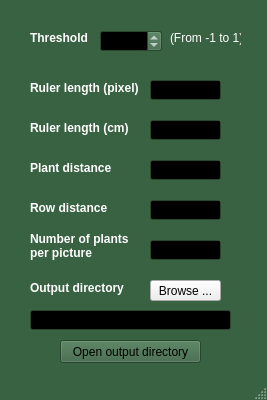
<?xml version="1.0" encoding="UTF-8"?>
<ui version="4.0">
 <class>frmCond</class>
 <widget class="QMainWindow" name="frmCond">
  <property name="geometry">
   <rect>
    <x>0</x>
    <y>0</y>
    <width>267</width>
    <height>400</height>
   </rect>
  </property>
  <property name="sizePolicy">
   <sizepolicy hsizetype="Preferred" vsizetype="Preferred">
    <horstretch>0</horstretch>
    <verstretch>0</verstretch>
   </sizepolicy>
  </property>
  <property name="minimumSize">
   <size>
    <width>267</width>
    <height>400</height>
   </size>
  </property>
  <property name="maximumSize">
   <size>
    <width>267</width>
    <height>400</height>
   </size>
  </property>
  <property name="palette">
   <palette>
    <active>
     <colorrole role="WindowText">
      <brush brushstyle="SolidPattern">
       <color alpha="255">
        <red>255</red>
        <green>255</green>
        <blue>255</blue>
       </color>
      </brush>
     </colorrole>
     <colorrole role="Button">
      <brush brushstyle="SolidPattern">
       <color alpha="255">
        <red>57</red>
        <green>98</green>
        <blue>66</blue>
       </color>
      </brush>
     </colorrole>
     <colorrole role="Light">
      <brush brushstyle="SolidPattern">
       <color alpha="255">
        <red>85</red>
        <green>147</green>
        <blue>99</blue>
       </color>
      </brush>
     </colorrole>
     <colorrole role="Midlight">
      <brush brushstyle="SolidPattern">
       <color alpha="255">
        <red>71</red>
        <green>122</green>
        <blue>82</blue>
       </color>
      </brush>
     </colorrole>
     <colorrole role="Dark">
      <brush brushstyle="SolidPattern">
       <color alpha="255">
        <red>28</red>
        <green>49</green>
        <blue>33</blue>
       </color>
      </brush>
     </colorrole>
     <colorrole role="Mid">
      <brush brushstyle="SolidPattern">
       <color alpha="255">
        <red>38</red>
        <green>65</green>
        <blue>44</blue>
       </color>
      </brush>
     </colorrole>
     <colorrole role="Text">
      <brush brushstyle="SolidPattern">
       <color alpha="255">
        <red>0</red>
        <green>0</green>
        <blue>0</blue>
       </color>
      </brush>
     </colorrole>
     <colorrole role="BrightText">
      <brush brushstyle="SolidPattern">
       <color alpha="255">
        <red>255</red>
        <green>255</green>
        <blue>255</blue>
       </color>
      </brush>
     </colorrole>
     <colorrole role="ButtonText">
      <brush brushstyle="SolidPattern">
       <color alpha="255">
        <red>255</red>
        <green>255</green>
        <blue>255</blue>
       </color>
      </brush>
     </colorrole>
     <colorrole role="Base">
      <brush brushstyle="SolidPattern">
       <color alpha="255">
        <red>0</red>
        <green>0</green>
        <blue>0</blue>
       </color>
      </brush>
     </colorrole>
     <colorrole role="Window">
      <brush brushstyle="SolidPattern">
       <color alpha="255">
        <red>57</red>
        <green>98</green>
        <blue>66</blue>
       </color>
      </brush>
     </colorrole>
     <colorrole role="Shadow">
      <brush brushstyle="SolidPattern">
       <color alpha="255">
        <red>0</red>
        <green>0</green>
        <blue>0</blue>
       </color>
      </brush>
     </colorrole>
     <colorrole role="AlternateBase">
      <brush brushstyle="SolidPattern">
       <color alpha="255">
        <red>28</red>
        <green>49</green>
        <blue>33</blue>
       </color>
      </brush>
     </colorrole>
     <colorrole role="ToolTipBase">
      <brush brushstyle="SolidPattern">
       <color alpha="255">
        <red>255</red>
        <green>255</green>
        <blue>220</blue>
       </color>
      </brush>
     </colorrole>
     <colorrole role="ToolTipText">
      <brush brushstyle="SolidPattern">
       <color alpha="255">
        <red>0</red>
        <green>0</green>
        <blue>0</blue>
       </color>
      </brush>
     </colorrole>
    </active>
    <inactive>
     <colorrole role="WindowText">
      <brush brushstyle="SolidPattern">
       <color alpha="255">
        <red>255</red>
        <green>255</green>
        <blue>255</blue>
       </color>
      </brush>
     </colorrole>
     <colorrole role="Button">
      <brush brushstyle="SolidPattern">
       <color alpha="255">
        <red>57</red>
        <green>98</green>
        <blue>66</blue>
       </color>
      </brush>
     </colorrole>
     <colorrole role="Light">
      <brush brushstyle="SolidPattern">
       <color alpha="255">
        <red>85</red>
        <green>147</green>
        <blue>99</blue>
       </color>
      </brush>
     </colorrole>
     <colorrole role="Midlight">
      <brush brushstyle="SolidPattern">
       <color alpha="255">
        <red>71</red>
        <green>122</green>
        <blue>82</blue>
       </color>
      </brush>
     </colorrole>
     <colorrole role="Dark">
      <brush brushstyle="SolidPattern">
       <color alpha="255">
        <red>28</red>
        <green>49</green>
        <blue>33</blue>
       </color>
      </brush>
     </colorrole>
     <colorrole role="Mid">
      <brush brushstyle="SolidPattern">
       <color alpha="255">
        <red>38</red>
        <green>65</green>
        <blue>44</blue>
       </color>
      </brush>
     </colorrole>
     <colorrole role="Text">
      <brush brushstyle="SolidPattern">
       <color alpha="255">
        <red>0</red>
        <green>0</green>
        <blue>0</blue>
       </color>
      </brush>
     </colorrole>
     <colorrole role="BrightText">
      <brush brushstyle="SolidPattern">
       <color alpha="255">
        <red>255</red>
        <green>255</green>
        <blue>255</blue>
       </color>
      </brush>
     </colorrole>
     <colorrole role="ButtonText">
      <brush brushstyle="SolidPattern">
       <color alpha="255">
        <red>255</red>
        <green>255</green>
        <blue>255</blue>
       </color>
      </brush>
     </colorrole>
     <colorrole role="Base">
      <brush brushstyle="SolidPattern">
       <color alpha="255">
        <red>0</red>
        <green>0</green>
        <blue>0</blue>
       </color>
      </brush>
     </colorrole>
     <colorrole role="Window">
      <brush brushstyle="SolidPattern">
       <color alpha="255">
        <red>57</red>
        <green>98</green>
        <blue>66</blue>
       </color>
      </brush>
     </colorrole>
     <colorrole role="Shadow">
      <brush brushstyle="SolidPattern">
       <color alpha="255">
        <red>0</red>
        <green>0</green>
        <blue>0</blue>
       </color>
      </brush>
     </colorrole>
     <colorrole role="AlternateBase">
      <brush brushstyle="SolidPattern">
       <color alpha="255">
        <red>28</red>
        <green>49</green>
        <blue>33</blue>
       </color>
      </brush>
     </colorrole>
     <colorrole role="ToolTipBase">
      <brush brushstyle="SolidPattern">
       <color alpha="255">
        <red>255</red>
        <green>255</green>
        <blue>220</blue>
       </color>
      </brush>
     </colorrole>
     <colorrole role="ToolTipText">
      <brush brushstyle="SolidPattern">
       <color alpha="255">
        <red>0</red>
        <green>0</green>
        <blue>0</blue>
       </color>
      </brush>
     </colorrole>
    </inactive>
    <disabled>
     <colorrole role="WindowText">
      <brush brushstyle="SolidPattern">
       <color alpha="255">
        <red>28</red>
        <green>49</green>
        <blue>33</blue>
       </color>
      </brush>
     </colorrole>
     <colorrole role="Button">
      <brush brushstyle="SolidPattern">
       <color alpha="255">
        <red>57</red>
        <green>98</green>
        <blue>66</blue>
       </color>
      </brush>
     </colorrole>
     <colorrole role="Light">
      <brush brushstyle="SolidPattern">
       <color alpha="255">
        <red>85</red>
        <green>147</green>
        <blue>99</blue>
       </color>
      </brush>
     </colorrole>
     <colorrole role="Midlight">
      <brush brushstyle="SolidPattern">
       <color alpha="255">
        <red>71</red>
        <green>122</green>
        <blue>82</blue>
       </color>
      </brush>
     </colorrole>
     <colorrole role="Dark">
      <brush brushstyle="SolidPattern">
       <color alpha="255">
        <red>28</red>
        <green>49</green>
        <blue>33</blue>
       </color>
      </brush>
     </colorrole>
     <colorrole role="Mid">
      <brush brushstyle="SolidPattern">
       <color alpha="255">
        <red>38</red>
        <green>65</green>
        <blue>44</blue>
       </color>
      </brush>
     </colorrole>
     <colorrole role="Text">
      <brush brushstyle="SolidPattern">
       <color alpha="255">
        <red>28</red>
        <green>49</green>
        <blue>33</blue>
       </color>
      </brush>
     </colorrole>
     <colorrole role="BrightText">
      <brush brushstyle="SolidPattern">
       <color alpha="255">
        <red>255</red>
        <green>255</green>
        <blue>255</blue>
       </color>
      </brush>
     </colorrole>
     <colorrole role="ButtonText">
      <brush brushstyle="SolidPattern">
       <color alpha="255">
        <red>28</red>
        <green>49</green>
        <blue>33</blue>
       </color>
      </brush>
     </colorrole>
     <colorrole role="Base">
      <brush brushstyle="SolidPattern">
       <color alpha="255">
        <red>57</red>
        <green>98</green>
        <blue>66</blue>
       </color>
      </brush>
     </colorrole>
     <colorrole role="Window">
      <brush brushstyle="SolidPattern">
       <color alpha="255">
        <red>57</red>
        <green>98</green>
        <blue>66</blue>
       </color>
      </brush>
     </colorrole>
     <colorrole role="Shadow">
      <brush brushstyle="SolidPattern">
       <color alpha="255">
        <red>0</red>
        <green>0</green>
        <blue>0</blue>
       </color>
      </brush>
     </colorrole>
     <colorrole role="AlternateBase">
      <brush brushstyle="SolidPattern">
       <color alpha="255">
        <red>57</red>
        <green>98</green>
        <blue>66</blue>
       </color>
      </brush>
     </colorrole>
     <colorrole role="ToolTipBase">
      <brush brushstyle="SolidPattern">
       <color alpha="255">
        <red>255</red>
        <green>255</green>
        <blue>220</blue>
       </color>
      </brush>
     </colorrole>
     <colorrole role="ToolTipText">
      <brush brushstyle="SolidPattern">
       <color alpha="255">
        <red>0</red>
        <green>0</green>
        <blue>0</blue>
       </color>
      </brush>
     </colorrole>
    </disabled>
   </palette>
  </property>
  <property name="font">
   <font>
    <kerning>true</kerning>
   </font>
  </property>
  <property name="windowTitle">
   <string notr="true">Input</string>
  </property>
  <widget class="QWidget" name="centralwidget">
   <widget class="QLabel" name="label">
    <property name="geometry">
     <rect>
      <x>30</x>
      <y>30</y>
      <width>61</width>
      <height>16</height>
     </rect>
    </property>
    <property name="font">
     <font>
      <weight>75</weight>
      <bold>true</bold>
     </font>
    </property>
    <property name="text">
     <string>Threshold</string>
    </property>
   </widget>
   <widget class="QDoubleSpinBox" name="dsbThre">
    <property name="geometry">
     <rect>
      <x>100</x>
      <y>30</y>
      <width>62</width>
      <height>22</height>
     </rect>
    </property>
    <property name="decimals">
     <number>3</number>
    </property>
    <property name="minimum">
     <double>-1.000000000000000</double>
    </property>
    <property name="maximum">
     <double>1.000000000000000</double>
    </property>
    <property name="singleStep">
     <double>0.100000000000000</double>
    </property>
    <property name="value">
     <double>0.000000000000000</double>
    </property>
   </widget>
   <widget class="QLabel" name="label_2">
    <property name="geometry">
     <rect>
      <x>170</x>
      <y>30</y>
      <width>71</width>
      <height>16</height>
     </rect>
    </property>
    <property name="font">
     <font>
      <weight>50</weight>
      <bold>false</bold>
     </font>
    </property>
    <property name="text">
     <string>(From -1 to 1)</string>
    </property>
   </widget>
   <widget class="QLabel" name="label_3">
    <property name="geometry">
     <rect>
      <x>30</x>
      <y>80</y>
      <width>131</width>
      <height>16</height>
     </rect>
    </property>
    <property name="font">
     <font>
      <weight>75</weight>
      <bold>true</bold>
     </font>
    </property>
    <property name="text">
     <string>Ruler length (pixel)</string>
    </property>
   </widget>
   <widget class="QLabel" name="label_4">
    <property name="geometry">
     <rect>
      <x>30</x>
      <y>120</y>
      <width>131</width>
      <height>16</height>
     </rect>
    </property>
    <property name="font">
     <font>
      <weight>75</weight>
      <bold>true</bold>
     </font>
    </property>
    <property name="text">
     <string>Ruler length (cm)</string>
    </property>
   </widget>
   <widget class="QLabel" name="label_5">
    <property name="geometry">
     <rect>
      <x>30</x>
      <y>160</y>
      <width>131</width>
      <height>16</height>
     </rect>
    </property>
    <property name="font">
     <font>
      <weight>75</weight>
      <bold>true</bold>
     </font>
    </property>
    <property name="text">
     <string>Plant distance </string>
    </property>
   </widget>
   <widget class="QLabel" name="label_6">
    <property name="geometry">
     <rect>
      <x>30</x>
      <y>200</y>
      <width>131</width>
      <height>16</height>
     </rect>
    </property>
    <property name="font">
     <font>
      <weight>75</weight>
      <bold>true</bold>
     </font>
    </property>
    <property name="text">
     <string>Row distance</string>
    </property>
   </widget>
   <widget class="QLabel" name="label_7">
    <property name="geometry">
     <rect>
      <x>30</x>
      <y>230</y>
      <width>101</width>
      <height>31</height>
     </rect>
    </property>
    <property name="font">
     <font>
      <weight>75</weight>
      <bold>true</bold>
     </font>
    </property>
    <property name="text">
     <string>Number of plants per picture</string>
    </property>
    <property name="wordWrap">
     <bool>true</bool>
    </property>
   </widget>
   <widget class="QLineEdit" name="leRlp">
    <property name="geometry">
     <rect>
      <x>150</x>
      <y>80</y>
      <width>71</width>
      <height>20</height>
     </rect>
    </property>
   </widget>
   <widget class="QLineEdit" name="leRlc">
    <property name="geometry">
     <rect>
      <x>150</x>
      <y>120</y>
      <width>71</width>
      <height>20</height>
     </rect>
    </property>
   </widget>
   <widget class="QLineEdit" name="lePd">
    <property name="geometry">
     <rect>
      <x>150</x>
      <y>160</y>
      <width>71</width>
      <height>20</height>
     </rect>
    </property>
   </widget>
   <widget class="QLineEdit" name="leRd">
    <property name="geometry">
     <rect>
      <x>150</x>
      <y>200</y>
      <width>71</width>
      <height>20</height>
     </rect>
    </property>
   </widget>
   <widget class="QLineEdit" name="lePxp">
    <property name="geometry">
     <rect>
      <x>150</x>
      <y>240</y>
      <width>71</width>
      <height>20</height>
     </rect>
    </property>
   </widget>
   <widget class="QLabel" name="label_8">
    <property name="geometry">
     <rect>
      <x>30</x>
      <y>280</y>
      <width>101</width>
      <height>16</height>
     </rect>
    </property>
    <property name="font">
     <font>
      <weight>75</weight>
      <bold>true</bold>
     </font>
    </property>
    <property name="text">
     <string>Output directory</string>
    </property>
   </widget>
   <widget class="QLineEdit" name="leOutDir">
    <property name="geometry">
     <rect>
      <x>30</x>
      <y>310</y>
      <width>201</width>
      <height>20</height>
     </rect>
    </property>
    <property name="readOnly">
     <bool>true</bool>
    </property>
   </widget>
   <widget class="QPushButton" name="but_outputDir">
    <property name="geometry">
     <rect>
      <x>150</x>
      <y>280</y>
      <width>71</width>
      <height>21</height>
     </rect>
    </property>
    <property name="styleSheet">
     <string notr="true">color: rgb(0, 0, 0);
selection-background-color: rgb(170, 0, 0);</string>
    </property>
    <property name="text">
     <string>Browse ...</string>
    </property>
   </widget>
   <widget class="QPushButton" name="but_openDir">
    <property name="geometry">
     <rect>
      <x>60</x>
      <y>340</y>
      <width>141</width>
      <height>23</height>
     </rect>
    </property>
    <property name="palette">
     <palette>
      <active>
       <colorrole role="WindowText">
        <brush brushstyle="SolidPattern">
         <color alpha="255">
          <red>0</red>
          <green>0</green>
          <blue>0</blue>
         </color>
        </brush>
       </colorrole>
       <colorrole role="ButtonText">
        <brush brushstyle="SolidPattern">
         <color alpha="255">
          <red>0</red>
          <green>0</green>
          <blue>0</blue>
         </color>
        </brush>
       </colorrole>
      </active>
      <inactive>
       <colorrole role="WindowText">
        <brush brushstyle="SolidPattern">
         <color alpha="255">
          <red>0</red>
          <green>0</green>
          <blue>0</blue>
         </color>
        </brush>
       </colorrole>
       <colorrole role="ButtonText">
        <brush brushstyle="SolidPattern">
         <color alpha="255">
          <red>0</red>
          <green>0</green>
          <blue>0</blue>
         </color>
        </brush>
       </colorrole>
      </inactive>
      <disabled>
       <colorrole role="WindowText">
        <brush brushstyle="SolidPattern">
         <color alpha="255">
          <red>28</red>
          <green>49</green>
          <blue>33</blue>
         </color>
        </brush>
       </colorrole>
       <colorrole role="ButtonText">
        <brush brushstyle="SolidPattern">
         <color alpha="255">
          <red>28</red>
          <green>49</green>
          <blue>33</blue>
         </color>
        </brush>
       </colorrole>
      </disabled>
     </palette>
    </property>
    <property name="text">
     <string>Open output directory</string>
    </property>
   </widget>
  </widget>
  <widget class="QMenuBar" name="menubar">
   <property name="geometry">
    <rect>
     <x>0</x>
     <y>0</y>
     <width>267</width>
     <height>21</height>
    </rect>
   </property>
  </widget>
  <widget class="QStatusBar" name="statusbar"/>
 </widget>
 <resources/>
 <connections/>
</ui>
